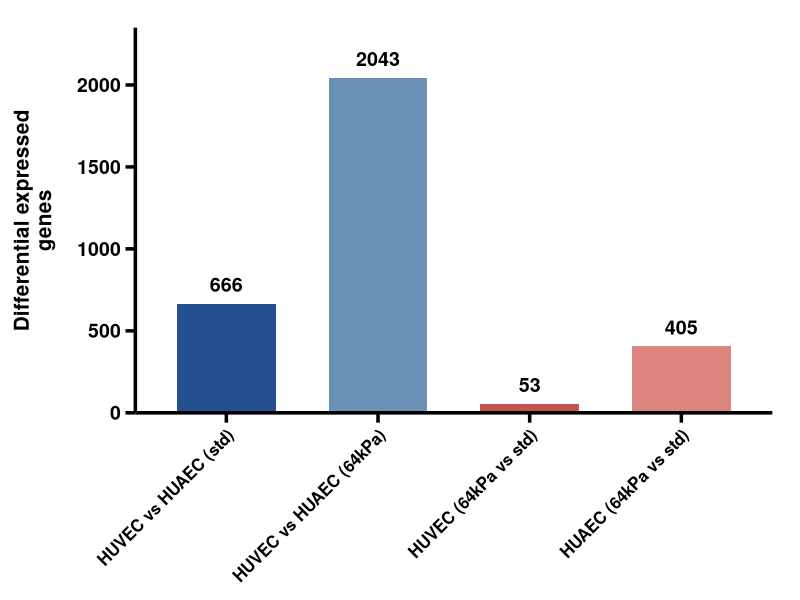

This figure's R source:
# --- Librerías ---
library(ggplot2)
library(dplyr)

# --- Paleta de colores Neutral Soft (Códigos HEX directos para evitar gris) ---
colores_dge <- c(
  "HUVEC vs HUAEC (std)"   = "#25508F",  # blue_steel oscuro (HUVEC 4GPa)
  "HUVEC vs HUAEC (64kPa)" = "#6C91B6",  # blue_steel claro (HUVEC 64kPa)
  "HUVEC (64kPa vs std)"   = "#C65350",  # rojo coral oscuro (HUAEC 4GPa)
  "HUAEC (64kPa vs std)"   = "#DC867F"   # rojo coral claro (HUAEC 64kPa)
)

# --- Datos DGE ---
df_dge <- data.frame(
  Comparison = factor(
    c("HUVEC vs HUAEC (std)", "HUVEC vs HUAEC (64kPa)", "HUVEC (64kPa vs std)", "HUAEC (64kPa vs std)"),
    levels = c("HUVEC vs HUAEC (std)", "HUVEC vs HUAEC (64kPa)", "HUVEC (64kPa vs std)", "HUAEC (64kPa vs std)")
  ),
  Counts = c(666, 2043, 53, 405)
)

# --- Gráfico DGE ---
plot_dge <- ggplot(df_dge, aes(x = Comparison, y = Counts, fill = Comparison)) +
  geom_col(width = 0.65) +
  geom_text(aes(label = Counts), vjust = -0.8, size = 5, fontface = "bold") +
  scale_fill_manual(values = colores_dge) +
  scale_y_continuous(
    expand = expansion(mult = c(0, 0.15)), # Espacio superior para el texto
    breaks = scales::pretty_breaks(n = 4)
  ) +
  labs(
    y = "Differential expressed\ngenes",
    x = NULL
  ) +
  theme_classic(base_size = 16) +
  theme(
    axis.text.x = element_text(angle = 45, hjust = 1, color = "black", face = "bold", size = 12),
    axis.text.y = element_text(color = "black", face = "bold", size = 14),
    axis.title.y = element_text(face = "bold", margin = margin(r = 15), size = 15),
    axis.line = element_line(linewidth = 1.2, color = "black"),
    axis.ticks = element_line(linewidth = 1.2, color = "black"),
    axis.ticks.length = unit(0.25, "cm"),
    legend.position = "none",
    plot.margin = margin(t = 20, r = 20, b = 10, l = 10)
  )

print(plot_dge)
# ggsave("DGE_barplot_NeutralSoft.png", plot = plot_dge, width = 6, height = 6, dpi = 300)
